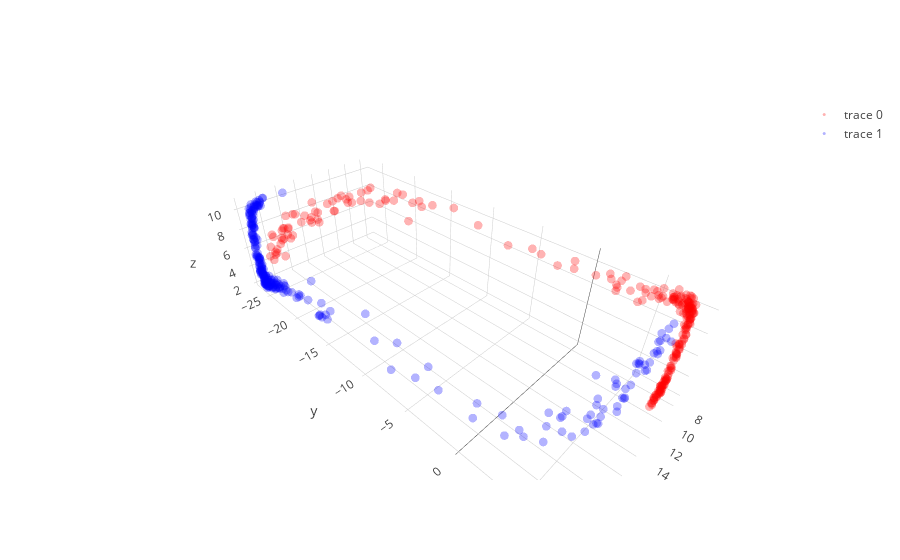

The cell this chart's notebook holds for it:
### Code cell
# with all scale
expand_dim = 3
w1 = np.random.randn(2,expand_dim)
w2 = np.random.randn(expand_dim,1)
a  = np.ones(expand_dim); b = np.ones(expand_dim); c = np.zeros(expand_dim)

w1 = _sym_decorrelation(w1)
w2 = w2/(np.sqrt(np.sum(w2**2)))

temp_X = np.copy(X)
mini_batch_size = 10
for iter in range(2000):
    cum_loss = 0; temp_X   = shuffle(temp_X)
    
    for mini_batch in range(0,len(X),mini_batch_size):
        current_batch = temp_X[mini_batch:mini_batch+mini_batch_size]
        
        layer1 = current_batch @ w1
        layer1 = layer1  + (1/(iter+1))*np.random.randn(mini_batch_size,expand_dim)
        layer1a= a*g(b*layer1)+c
        layer1a= layer1a + (1/(iter+1))*np.random.randn(mini_batch_size,expand_dim)
        layer2 = layer1a       @ w2
        loss   = (w2.T @ layer1a.T @ layer1a @ w2).mean() + (w1.T @ current_batch.T @ current_batch @ w1).mean()
        
        grad2 = -layer1a.T @ layer1a @ w2 
        grad1a= -layer1a@w2@w2.T
        grada = grad1a*g(b*layer1)
        gradb = grad1a*a*g_grad(b*layer1)*layer1
        gradc = grad1a
        grad1 = current_batch.T @(grad1a*a*g_grad(b*layer1)*b) + (w1 + current_batch.T @ current_batch @ w1)

        w2 = w2 - 0.000000001  * grad2+ (1/(iter+1))*np.random.randn(expand_dim,1)
        a = a -   0.0000009    * grada.mean(0)+ (1/(iter+1))*np.random.randn(expand_dim)
        b = b -   0.0000009    * gradb.mean(0)+ (1/(iter+1))*np.random.randn(expand_dim)
        c = c -   0.00000009   * gradc.mean(0) + (1/(iter+1))*np.random.randn(expand_dim)
        w1 = w1 - 0.000000001  * grad1+ (1/(iter+1))*np.random.randn(2,expand_dim)
        
        w1 = _sym_decorrelation(w1)
        w2 = w2/(np.sqrt(np.sum(w2**2)))
#         a  = (a-a.mean())/a.std()
#         b  = (b-b.mean())/b.std()
#         c  = (c-c.mean())/c.std()
        cum_loss      = cum_loss + loss.mean()
        
    if iter%500==0:print('Iter : ',iter," Loss: ",cum_loss)

# projection
projected_mine = (a*g(b*(X @ w1))+c) @ w2

plt.figure(figsize=(20,5))
plt.subplot(1, 3, 1)
plt.scatter(X[y==0, 0], X[y==0, 1], color='red', alpha=0.5)
plt.scatter(X[y==1, 0], X[y==1, 1], color='blue', alpha=0.5)
plt.quiver(X.mean(0)[0], X.mean(0)[1], evector[0,0],evector[0,1], color=['b'], scale=2.5)
plt.quiver(X.mean(0)[0], X.mean(0)[1], evector[1,0],evector[1,1], color=['g'], scale=2.5)

plt.subplot(1, 3, 2,projection='3d')
one_layer_project = (a*g(b*(X @ w1))+c)
plt.scatter(one_layer_project[:,0],one_layer_project[:,1],one_layer_project[:,2], color='red')

plt.subplot(1, 3, 3)
plt.scatter(projected_mine[y==0], np.zeros((len(projected_mine)//2)),  color='red', alpha=0.05)
plt.scatter(projected_mine[y==1], np.zeros((len(projected_mine)//2)), color='blue', alpha=0.05)
plt.show()

trace1 = go.Scatter3d(
    x=one_layer_project[y==0,0],
    y=one_layer_project[y==0,1],
    z=one_layer_project[y==0,2],
    mode='markers',
    line=dict(color='red',width=0.5),
    marker=dict(size=3,opacity=0.3)
)
trace2 = go.Scatter3d(
    x=one_layer_project[y==1,0],
    y=one_layer_project[y==1,1],
    z=one_layer_project[y==1,2],
    mode='markers',
    line=dict(color='blue',width=0.5),
    marker=dict(size=3,opacity=0.3)
)
data = [trace1,trace2]
fig  = go.Figure(data=data)
iplot(fig)

### Figure 1 — Plotly figure (JSON) as saved in the notebook; plotly's stock layout.template omitted (floating-point values rounded to 4 significant figures; data arrays with more than 128 entries replaced by an {"elided": "..."} marker saying what was removed)
{"data": [{"line": {"color": "red", "width": 0.5}, "marker": {"opacity": 0.3, "size": 3}, "mode": "markers", "type": "scatter3d", "uid": "f449c426-e612-4c86-80b7-be80c1284861", "x": {"elided": "250 float values"}, "y": {"elided": "250 float values"}, "z": {"elided": "250 float values"}}, {"line": {"color": "blue", "width": 0.5}, "marker": {"opacity": 0.3, "size": 3}, "mode": "markers", "type": "scatter3d", "uid": "8c445c09-ed91-4893-9136-4c0bd3660064", "x": {"elided": "250 float values"}, "y": {"elided": "250 float values"}, "z": {"elided": "250 float values"}}], "layout": {}}
